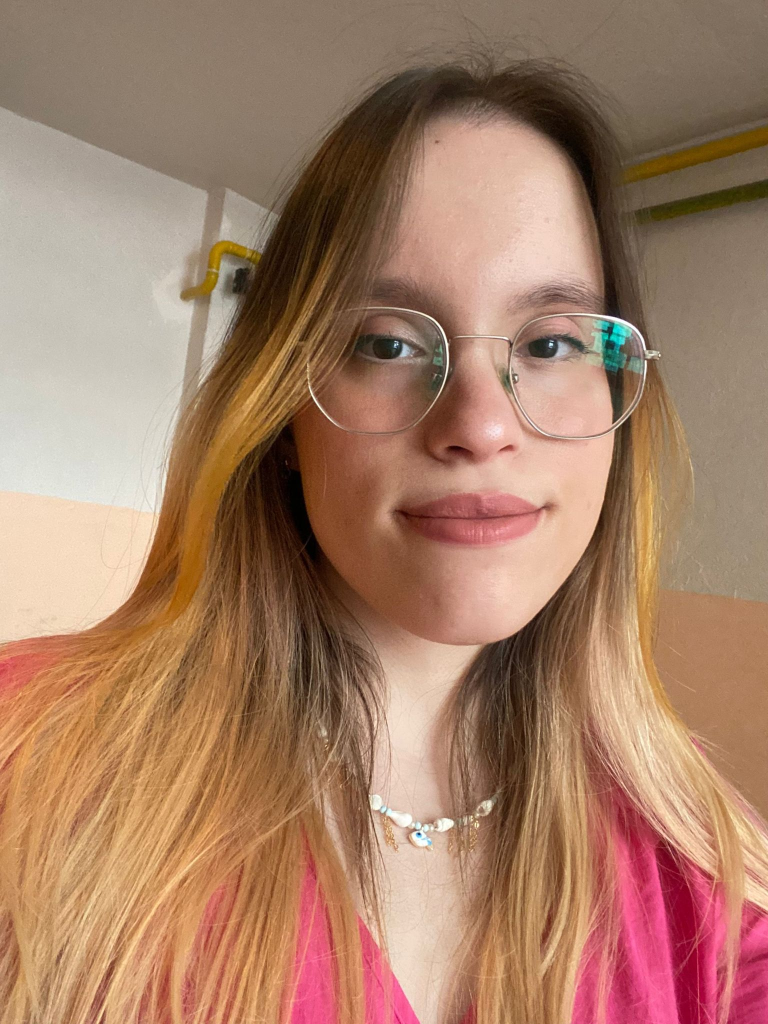
//> input picture image_processing/open_cv/Learing_files.cpp/4.Resize_and_crop/Resources/Burcu.jpeg, 1536 x 2048 px (shown at 1/2 size)
$ ./main   (built with g++ and OpenCV 4)
//> lines starting //> are read from the running program, lines starting //| are printed output that depends on the picture
#include <iostream>
#include <opencv2/opencv.hpp>
#include <opencv2/imgcodecs.hpp>
#include <opencv2/highgui.hpp>
#include <opencv2/imgproc.hpp>

#define endl "\n"
using namespace cv;
using namespace std;

/////////////// Resize and Crop //////////////

int main()
{
    string path = "Resources/Burcu.jpeg";
    Mat img = imread(path), imgResize, imgCrop;
//> img is the input picture: 2048 rows x 1536 cols, CV_8UC3; mean B, G, R 102.9, 126.6, 165.6

    cout << img.size() << endl;
//| [1536 x 2048]

    resize(img, imgResize, Size(), 0.5, 0.5);
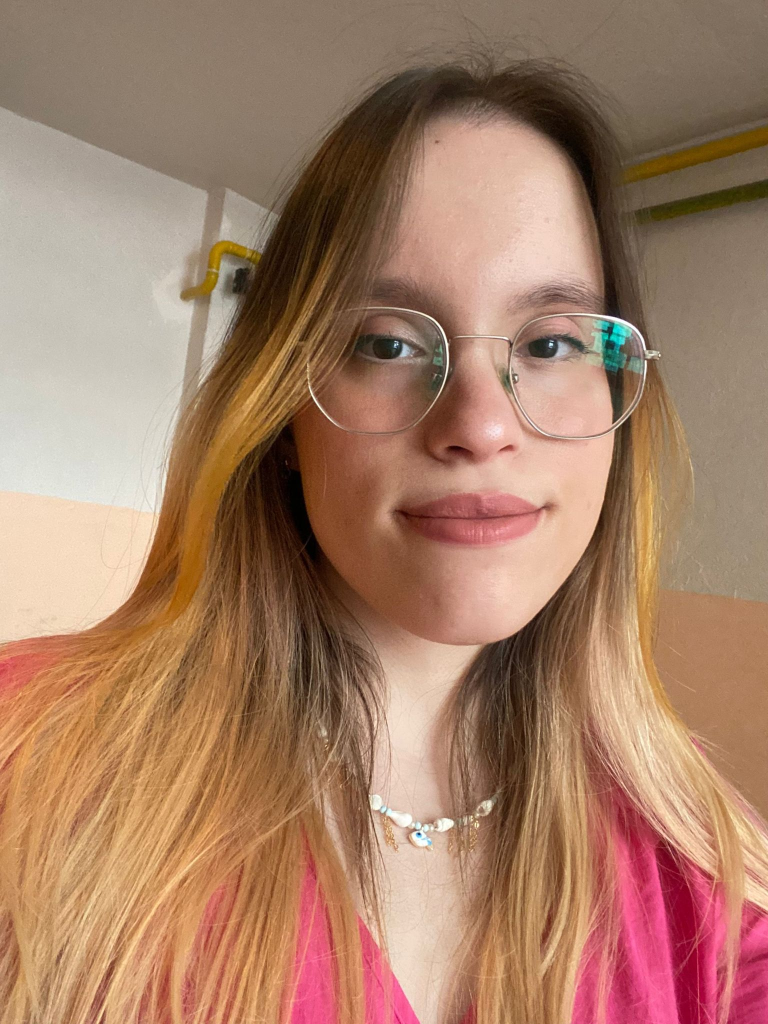
//> imgResize: 1024 rows x 768 cols, CV_8UC3; mean B, G, R 103, 126.7, 165.7

    Rect roi(100, 100, 300, 250);
    imgCrop = imgResize(roi);
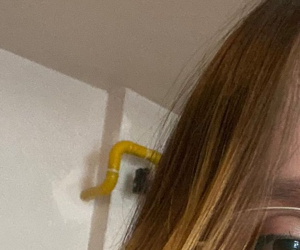
//> imgCrop: 250 rows x 300 cols, CV_8UC3; mean B, G, R 90.9, 110, 128.3

    imshow("Image", img);
    imshow("Image Resize", imgResize);
    imshow("Image Crop", imgCrop);

    waitKey(0);

    return 0;
}

$ run again, with image_processing/open_cv/Learing_files.cpp/4.Resize_and_crop/Resources/Fox.jpeg copied over image_processing/open_cv/Learing_files.cpp/4.Resize_and_crop/Resources/Burcu.jpeg
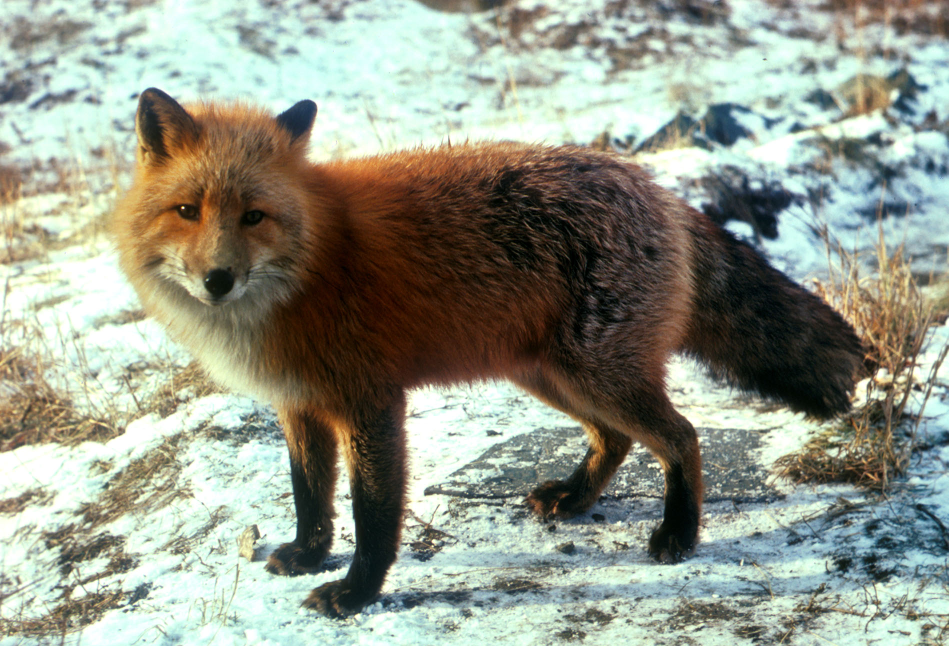
//> input picture image_processing/open_cv/Learing_files.cpp/4.Resize_and_crop/Resources/Fox.jpeg, 1897 x 1292 px (shown at 1/2 size)
//> img is the input picture: 1292 rows x 1897 cols, CV_8UC3; mean B, G, R 137.9, 152.1, 147.2
//| [1897 x 1292]
//> `resize(img, imgResize, Size(), 0.5, 0.5);`:
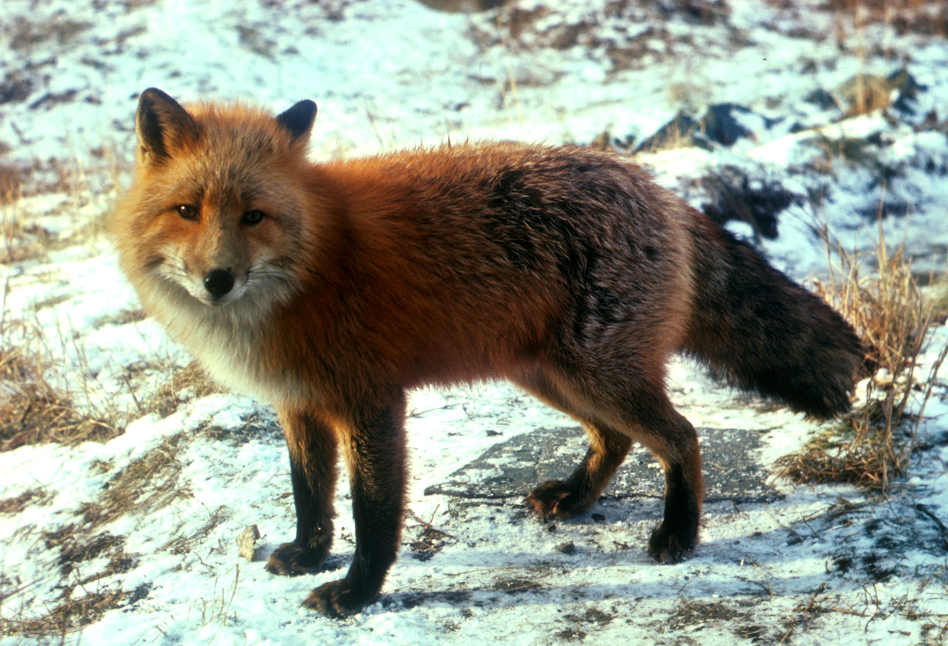
//> imgResize: 646 rows x 948 cols, CV_8UC3; mean B, G, R 138, 152.2, 147.4
//> `imgCrop = imgResize(roi);`:
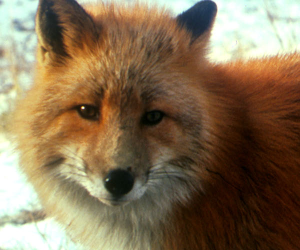
//> imgCrop: 250 rows x 300 cols, CV_8UC3; mean B, G, R 84.5, 112.4, 133.1
